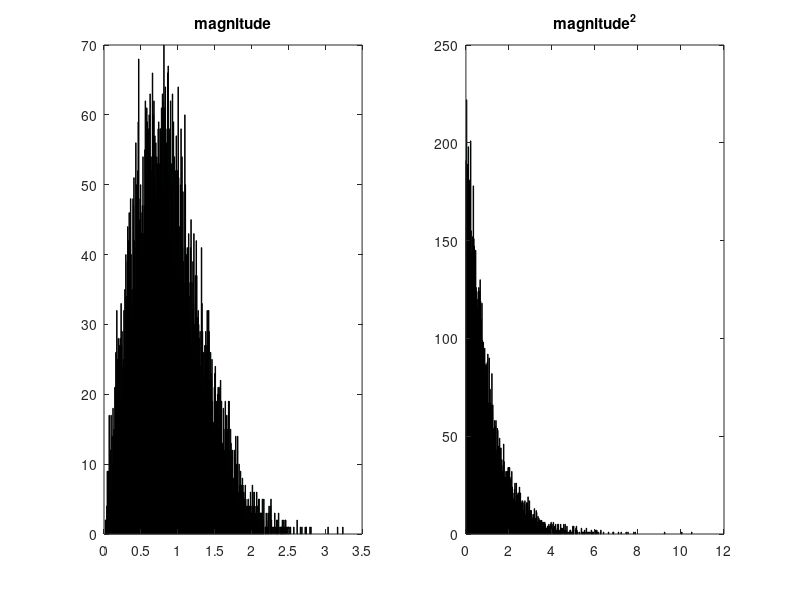

Source code (MATLAB):
%Created on August 2019.

%https://github.com/starasteh/
%%
clear
close all
n=10000;
H= (randn(1, n) + i*randn(1, n) )/ sqrt(2) ;
subplot(1,2,1)
hist(abs(H),500); title('magnitude');
subplot(1,2,2)
hist(abs(H).^2, 500); title('magnitude^2');